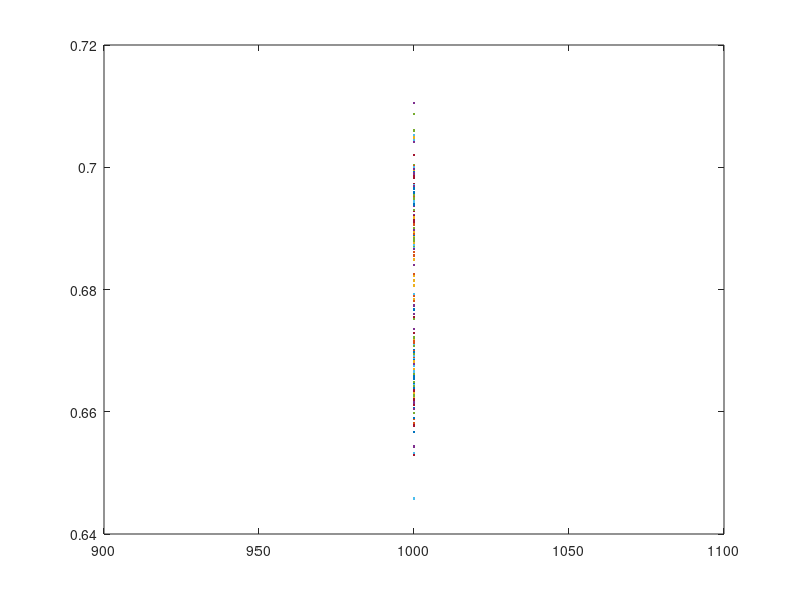

Here is the MATLAB script that generated this plot:
N = 10:10:10^3;
for i=1:size(N,2)
    n = N(i);
    x = rand(n, 1) + 1;
    m(i) = 1/mean(x);
    m_inv(i) = mean(arrayfun(@(t) 1/t, x));
end
n
m
plot(n, m);
hold on;
plot(n, m_inv);